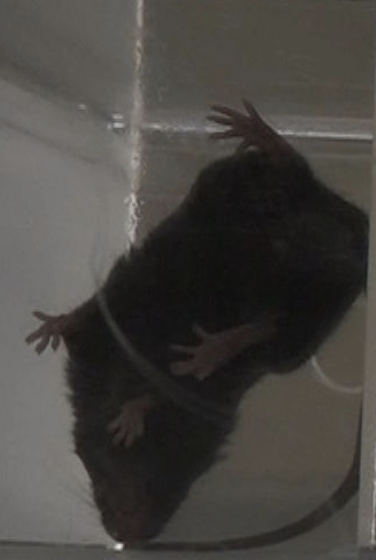
#> input picture mouse1.png, 376 x 560 px; the run also reads 1 picture not shown here
$ jupyter execute 'DeepEthogram Data Augmentation to Infrared.ipynb'
#> lines starting #> are read from the running program, lines starting #| are printed output that depends on the picture
# SENse Lab UCB
## Data Augmentation Notebook for DeepEthogram Mouse Behavior Video Processing
Anisha Iyer

This notebook is meant to provide a framework to preprocess lab data taken as mouse behavior videos from the lab camera into the format required for DeepEthogram, an automatic behavior scoring software. DeepEthogram is trained on infrared data, so this Notebook will aim to augment mouse videos to look like they have been taken with an infrared camera.

[cell 1]
from PIL import Image, ImageEnhance
import matplotlib.pyplot as plt
import numpy as np
import cv2
import numpy as np
import matplotlib.pyplot as plt
import matplotlib.image as mpimg
import pylab
import imageio
from IPython.display import Video

Regardless of how many times you run this cell, you will only get 3 additional pictures (plus the original one you loaded) because the filenames overwrite themselves.

[cell 2]
def gray(filename):
#> called with filename = 'mouse1.png'
    image = cv2.imread(filename)
#> image is the input picture: shape (560, 376, 3); mean B, G, R 65.3, 68.9, 71.5
    gray = cv2.cvtColor(image, cv2.COLOR_RGB2GRAY)
    plt.imshow(gray, cmap='gray')
#> (this line was passed over: IPython is not available in this run)
    plt.show()
gray('mouse1.png')
gray('original-image.png')
gray('less-contrast-image.png')
#> call 3 of gray, with filename = 'less-contrast-image.png'
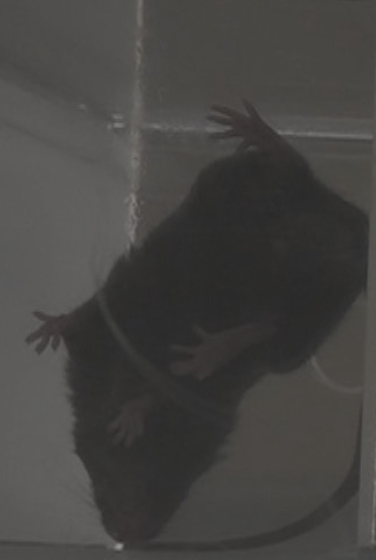
#> input picture less-contrast-image.png, 376 x 560 px
#> in gray, image is the input picture: shape (560, 376, 3); mean B, G, R 66.9, 68.7, 70
gray('more-contrast-image.png')
#> call 4 of gray, with filename = 'more-contrast-image.png'
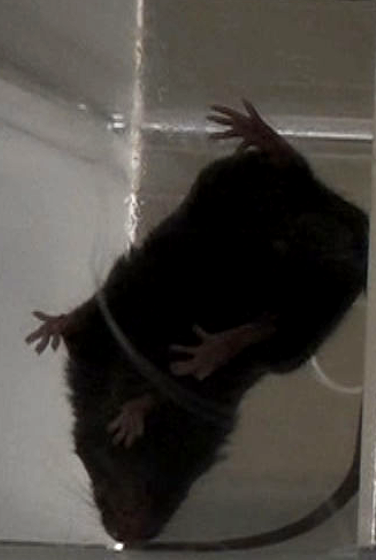
#> input picture more-contrast-image.png, 376 x 560 px
#> in gray, image is the input picture: shape (560, 376, 3); mean B, G, R 64, 69.2, 73
